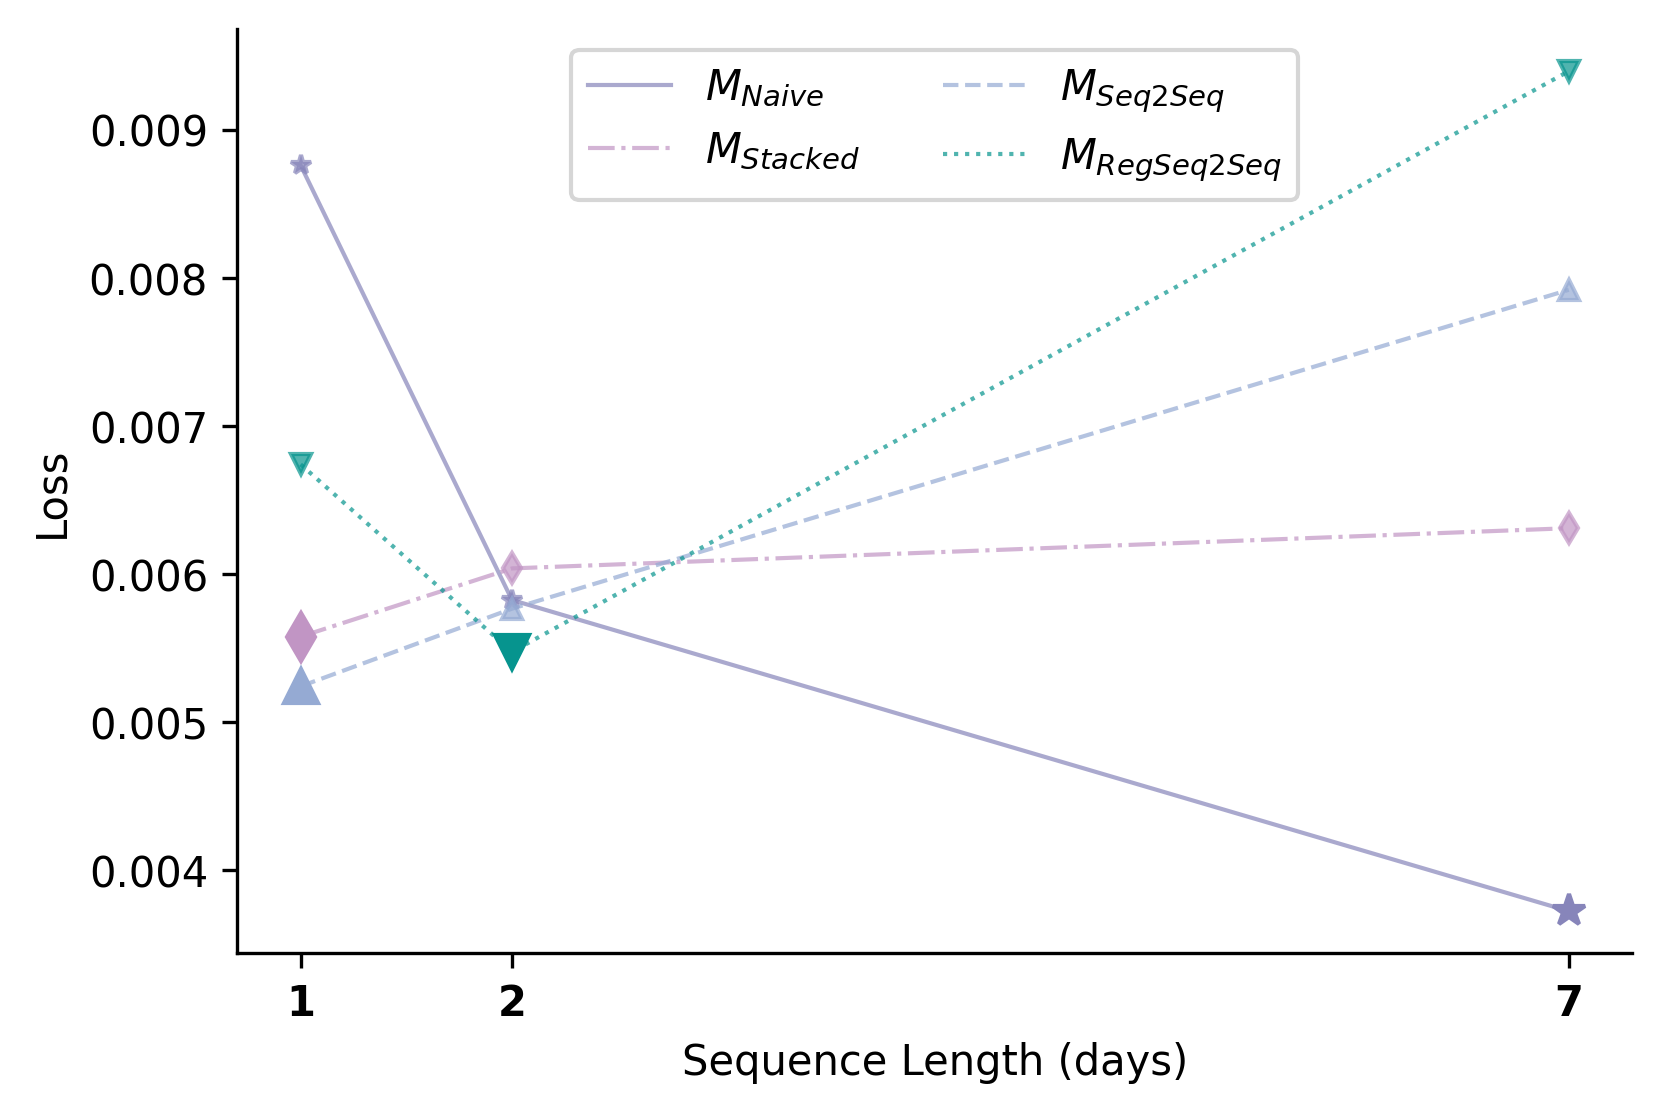

The script that saved this image:
import matplotlib.pyplot as plt
import json

def hours_to_days(hours):
    return [hour / 24 for hour in hours]

# File paths
files = {
    "Naive LSTM": ["model_info/lstm_naive_hour_losses.json", r"$M_{Naive}$", "#8785BA", "*", "solid", 7],
    "Stacked LSTM": ["model_info/lstm_stacked_hour_losses.json", r"$M_{Stacked}$", "#C195C4", "d", "dashdot", 1],
    "Sequence 2 Sequence Additive LSTM without regularization": ["model_info/lstm_seq2seq_additive_no_regularization_hour_losses.json", r"$M_{Seq2Seq}$", "#95AAD3", "^", "dashed", 1],
    "Sequence 2 Sequence Additive LSTM": ["model_info/lstm_seq2seq_additive_hour_losses.json", r"$M_{RegSeq2Seq}$", "#06948E", "v", "dotted", 2],
}

# Data dictionary to hold model data
data = {}

# Load data from JSON files
for model, (file_path, label, color, marker, linestyle, minimum) in files.items():
    with open(file_path, 'r') as file:
        data[model] = {"content": json.load(file), "label": label, "color": color, "marker": marker, "linestyle": linestyle, "minimum": minimum}

# Plotting
plt.figure(figsize=(6, 4))

for model, details in data.items():
    days = hours_to_days(details["content"]["seq_lengths"])
    losses = details["content"]["losses"]
    plt.plot(days, losses, label=details["label"], color=details["color"], linestyle=details["linestyle"], markersize=0, linewidth=1, alpha=.7)  # Set markersize to 0 for the line

    # Find the minimum loss to highlight
    min_loss_index = losses.index(min(losses))

    # Plot each point, highlight the minimum with larger marker size
    for i, (day, loss) in enumerate(zip(days, losses)):
        if i == min_loss_index:
            plt.plot(day, loss, marker=details["marker"], markersize=8, color=details["color"])  # Larger marker for minimum
        else:
            plt.plot(day, loss, marker=details["marker"], markersize=5, color=details["color"], alpha=.7)  # Normal marker size


# remove top and right spines
plt.gca().spines['top'].set_visible(False)
plt.gca().spines['right'].set_visible(False)

plt.xlabel('Sequence Length (days)')
plt.ylabel('Loss')
plt.xticks(days)

# Retrieve and bold first, second, and last x-tick labels
xticks = plt.gca().get_xticklabels()
if len(xticks) >= 2:  # Check to ensure there are enough x-ticks to modify
    xticks[0].set_fontweight('bold')
    xticks[1].set_fontweight('bold')
    # for all the other x-ticks, set the font weight to normal
    for xtick in xticks[2:-1]:
        xtick.set_fontweight('normal')
    xticks[-1].set_fontweight('bold')

# Plot the legend center upper
plt.legend(loc='upper center', ncol=2)
# Save the plot
plt.savefig("thesis_figures/loss_vs_seq.png", dpi=300, bbox_inches='tight')
plt.savefig("thesis_figures/loss_vs_seq.pdf", dpi=300, bbox_inches='tight')
